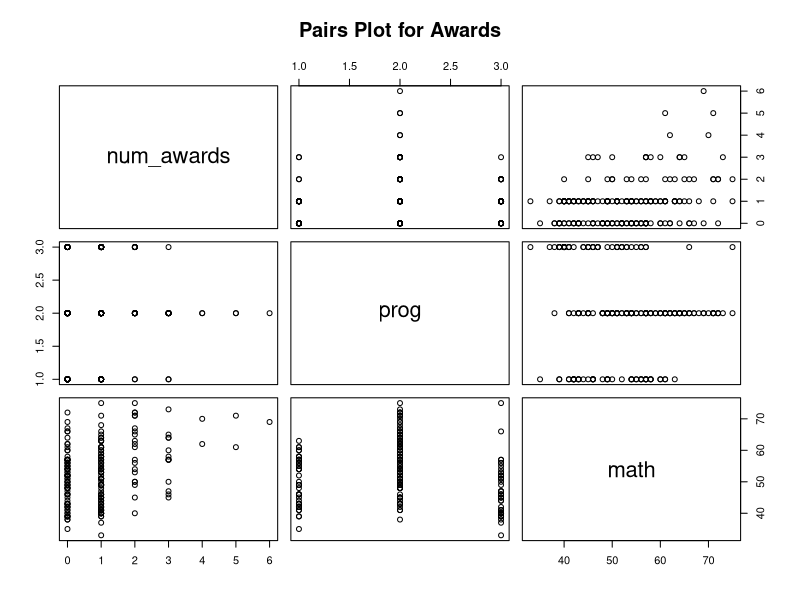
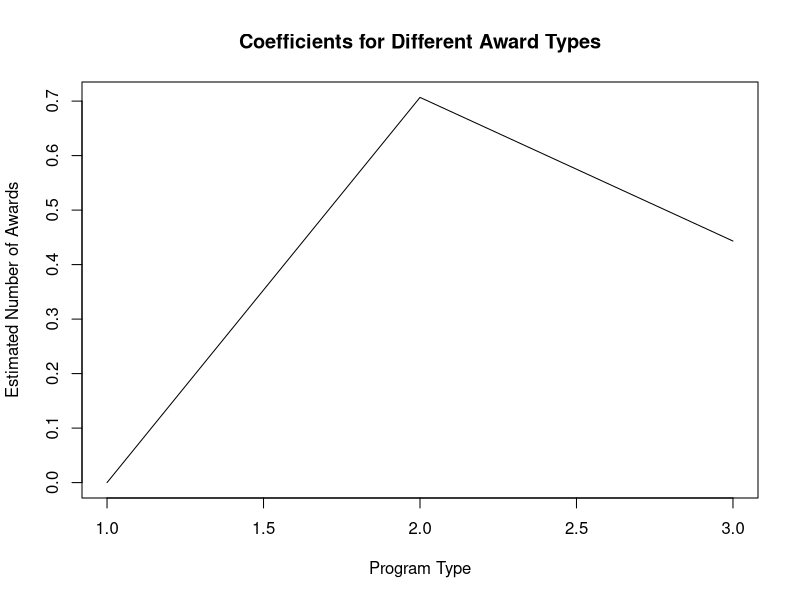
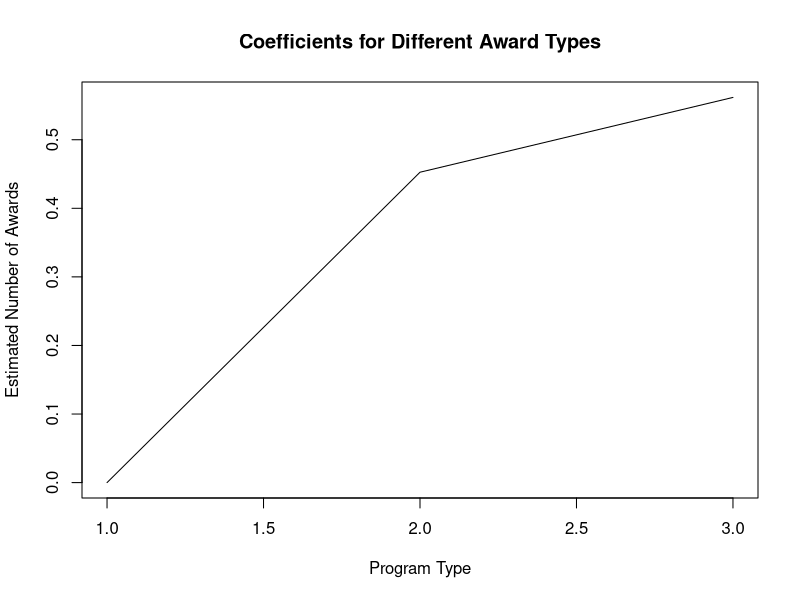

Write R code to recreate these figures, in order.
## ---- chunk 1
#Read in the data and extract the relevant column
awards=read.table("data/awards.txt",header=TRUE)
pairs(awards, main="Pairs Plot for Awards")
## ---- chunk 2
#Poisson regression with program as a factor
awards$prog=factor(awards$prog)
awardsglm2 = glm(num_awards~prog, family=poisson, data=awards)
summary(awardsglm2)
plot(c(0,coef(awardsglm2)[2:3]),type="l",xlab="Program Type",ylab="Estimated Number of Awards",main="Coefficients for Different Award Types")
## ---- chunk 3
program1 = data.frame(prog="1")
program2 = data.frame(prog="2")
program3 = data.frame(prog="3")
estimated_num_awards_p1 = predict(awardsglm2,program1,type="response")
estimated_num_awards_p2 = predict(awardsglm2,program2,type="response")
estimated_num_awards_p3 = predict(awardsglm2,program3,type="response")
## ---- chunk 4
program1_data = awards$num_awards[awards$prog=="1"]
program2_data = awards$num_awards[awards$prog=="2"]
program3_data = awards$num_awards[awards$prog=="3"]
ks.test(program1_data, program2_data, program3_data)
## ---- chunk 5
#awards$math=factor(awards$math)
awardsglm3 = glm(num_awards~prog+math, family=poisson, data=awards)
summary(awardsglm3)
plot(c(0,coef(awardsglm3)[2:3]),type="l",xlab="Program Type",ylab="Estimated Number of Awards",main="Coefficients for Different Award Types")
## ---- chunk 6
program1 = data.frame(prog="1", math=56)
program2 = data.frame(prog="2", math=56)
program3 = data.frame(prog="3", math=56)
estimated_num_awards_p1 = predict(awardsglm3,program1,type="response")
estimated_num_awards_p2 = predict(awardsglm3,program2,type="response")
estimated_num_awards_p3 = predict(awardsglm3,program3,type="response")
